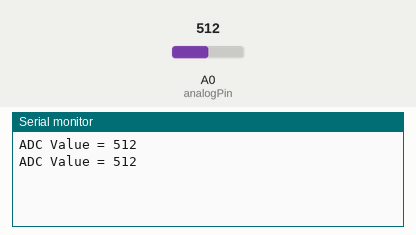
This sketch was run on a simulated Arduino Uno, built with avr-gcc and run on an emulated ATmega328P. On the bench: the last lines printed to the serial monitor. Inputs (shaded band) come from the test bench; at power-on: A0 (analogPin) = 512.

Above: at 1.8 s.
1.9 s: A0 (analogPin) set to 716
At 2.7 s:
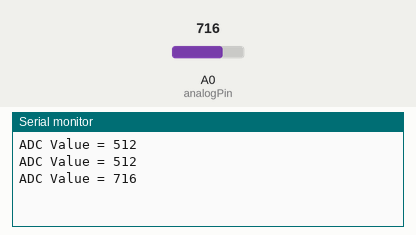
3.4 s: A0 (analogPin) set to 900
At 4.8 s:
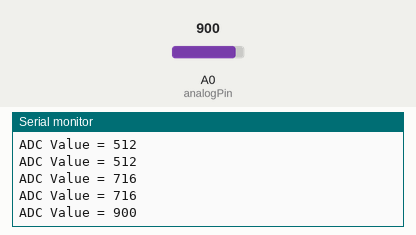
Timing chart, 0 to 6.4 s (numbered marks = the images above; inputs shaded):
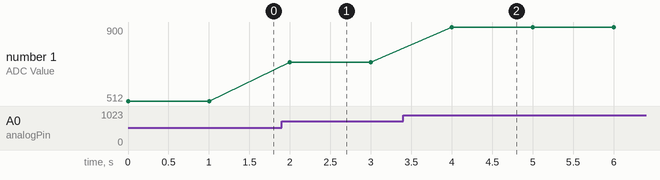

Measured:
- after the input at 1.9 s, the serial monitor: prints a new line after 0.10 s (image 1)
- after the input at 3.4 s, the serial monitor: prints a new line after 0.60 s (image 2)
- plotted number 1: 512 → 716 after the input at 1.9 s, 716 → 900 after the input at 3.4 s

The sketch:

analogRead.ino
```cpp
#define analogPin A0 /* ESP8266 Analog Pin ADC0 = A0 */

int adcValue = 0; /* Variable to store Output of ADC */

void setup() {
  //Serial.begin(115200); /* Initialize serial communication at 115200 */
  Serial.begin(9600);
}

void loop() {
  adcValue = analogRead(analogPin); /* Read the Analog Input value */

  /* Print the output in the Serial Monitor */
  Serial.print("ADC Value = ");
  Serial.println(adcValue);

  delay(1000);
}
```
